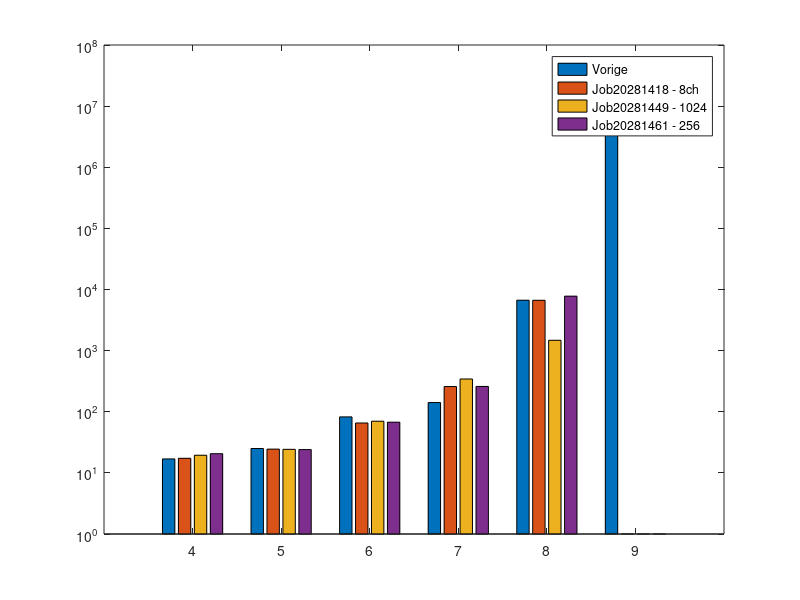

Source code (MATLAB):
X = [4,5,6,7,8,9]
Y1 = [16.93, 25.05, 82.44, 141.48, 6680.31, 15135358.01]
Y2 = [17.33, 24.48, 65.48, 258.47, 6663.35, 0]
Y3 = [19.44, 24.28, 70.03, 343.58, 1477.05, 0]
Y4 = [20.62, 24.06, 67.50, 259.51, 7785.14, 0]

T = [Y1 ; Y2 ; Y3 ; Y4]



bar(X, T')
set(gca,'YScale','log')
legend('Vorige', 'Job20281418 - 8ch', 'Job20281449 - 1024', 'Job20281461 - 256')
